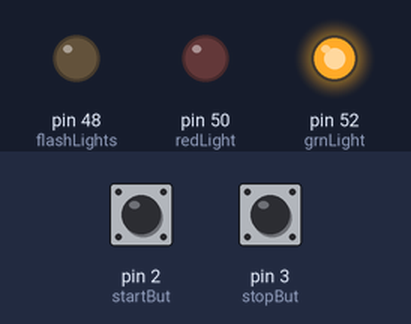
Recording of a sketch running on a simulated Arduino Mega 2560, built with avr-gcc and run on an emulated ATmega2560. Parts: output pins drawn as LEDs (lit = HIGH). Dashed ring = blinking. Inputs (shaded band) come from the test bench; at power-on: pin 2 (startBut) HIGH, pin 3 (stopBut) HIGH.

Above: at 1.2 s.
1.3 s: pin 2 (startBut) pulled LOW for 0.15 s
At 1.8 s:
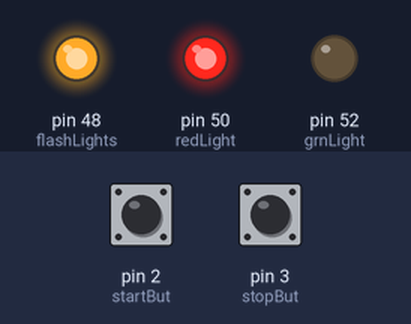
2.9 s: pin 3 (stopBut) pulled LOW for 0.15 s
At 3.34 s:
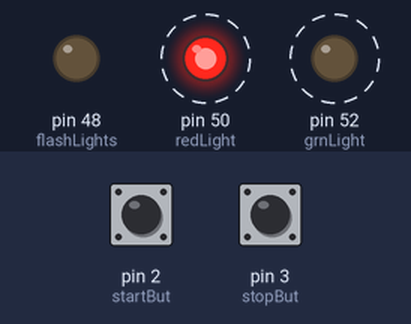
6.0 s: pin 2 (startBut) pulled LOW for 1 s
At 6.6 s:
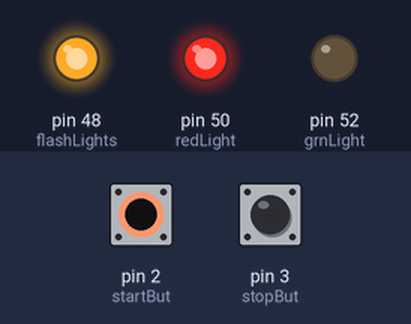
8.5 s: pin 3 (stopBut) pulled LOW for 1 s
At 12.3 s:
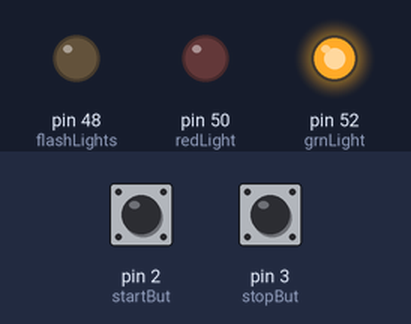
Timing chart, 0 to 12.5 s (numbered marks = the images above; inputs shaded):
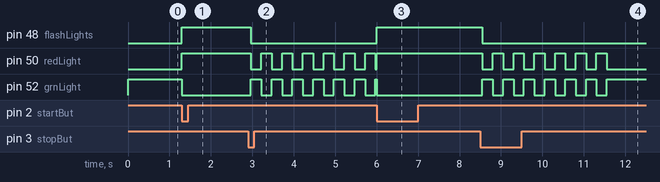

Measured:
- after the input at 1.3 s, pin 48 (flashLights), pin 50 (redLight): LOW → HIGH at once; pin 52 (grnLight): HIGH → LOW at once
- after the input at 2.9 s, pin 48 (flashLights): HIGH → LOW after 0.07 s; pin 50 (redLight), pin 52 (grnLight): alternates HIGH for 0.25 s and LOW for 0.25 s, starting after 0.07 s
- after the input at 6.0 s, pin 48 (flashLights), pin 50 (redLight): LOW → HIGH at once; pin 52 (grnLight): HIGH → LOW at once
- after the input at 8.5 s, pin 48 (flashLights): HIGH → LOW after 0.05 s; pin 50 (redLight): alternates HIGH for 0.25 s and LOW for 0.25 s, 13 changes in all, then stays LOW, starting after 0.05 s; pin 52 (grnLight): alternates HIGH for 0.25 s and LOW for 0.25 s, 13 changes in all, then stays HIGH, starting after 0.05 s

The sketch:

AlphaClockFiveTimer_01-01.ino
```cpp
 #include <Time.h>

#define startBut 2
#define stopBut 3
#define flashLights 48
#define redLight 50
#define grnLight 52

int digitsDisplayed = 5;
char header = 0xff;
String thingToSend = "     ";
int colonConfig = 2;

void setup() {
  // set up 2 as green button, 3 as red
  Serial1.begin(19200); //Start serial comms
  Serial1.print(header);
  Serial1.print("B0011*******"); // set brightness to maximum
  pinMode(startBut, INPUT);
  pinMode(stopBut, INPUT);
  pinMode(redLight, OUTPUT);
  pinMode(grnLight, OUTPUT);
  pinMode(flashLights, OUTPUT);
  digitalWrite(startBut, HIGH);
  digitalWrite(stopBut, HIGH);
  digitalWrite(flashLights, LOW);
}

void loop() {
  // block before start button is hit
  sendToClock("READY", 0);
  digitalWrite(grnLight, HIGH);
  int go = 0;
  while (go == 0) {
    if (digitalRead(startBut) == LOW) {
      go = 1;
    }
  }
  // run the timer until red button is hit
  setTime(0);
  digitalWrite(grnLight, LOW);
  digitalWrite(redLight, HIGH);
  digitalWrite(flashLights, HIGH);
  while (go == 1) {
    colonConfig = 2;
    String s = String(second());
    String m = String(minute());
    if (s.length() < 2) s = "0" + s;
    if (m == "0") {
      m = "  ";
      colonConfig = 1;
    }
    else if (m.length() < 2) m = " " + m;
    thingToSend = m + s + (millis()/100)%10;
    sendToClock(thingToSend, colonConfig);
    if (digitalRead(stopBut) == LOW) go = 0;
    delay(50);
  }
  digitalWrite(flashLights, LOW);
  // do the thing at the end of the game
  for(int i=0; i<3; i++) {
    sendToClock(thingToSend, colonConfig);
    digitalWrite(redLight, LOW);
    digitalWrite(grnLight, HIGH);
    delay(250);
    digitalWrite(grnLight, LOW);
    digitalWrite(redLight, HIGH);
    delay(250);
    sendToClock("     ", 0);
    digitalWrite(redLight, LOW);
    digitalWrite(grnLight, HIGH);
    delay(250);
    digitalWrite(grnLight, LOW);
    digitalWrite(redLight, HIGH);
    delay(250);
    digitalWrite(redLight, LOW);
  }
}

void sendToClock(String value, int colons) { // value is the text to display, colons is the configuration of dots on the screen
  Serial1.print(header);
  Serial1.print("A");
  Serial1.print(0);
  Serial1.print(value);
  if (colons == 0) Serial1.print("-----");
  else if (colons == 1) Serial1.print("---1-");
  else Serial1.print("-121-");
}
```
